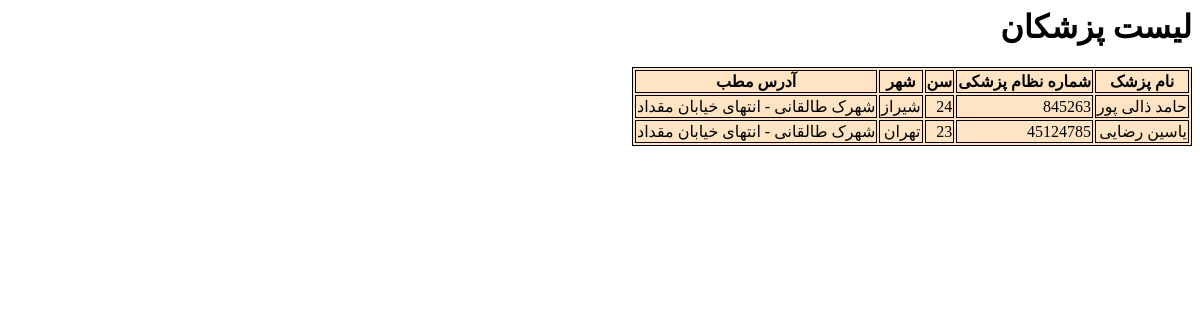
Before: / with the older database file.
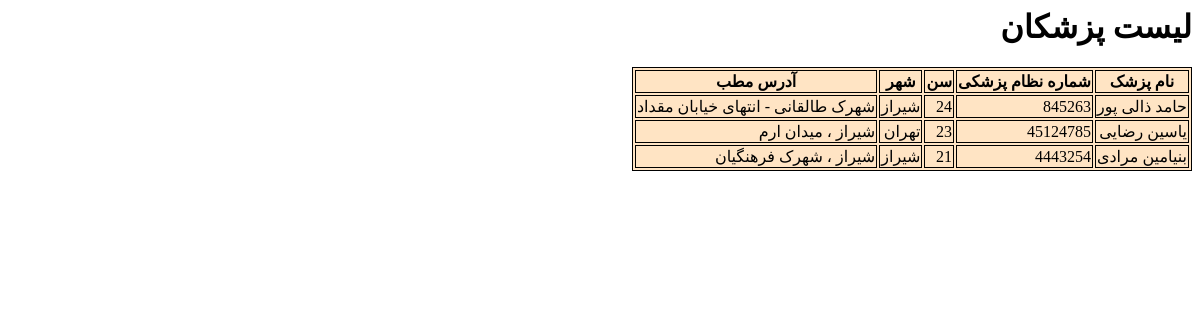
After: the same page with the newer database file.
### api/models.py (models this page shows, shortened)
class UserProfile(models.Model):
  user_id = models.ForeignKey(User,verbose_name="کاربر",on_delete=models.PROTECT,blank=True,null=True,related_name='profile_user')
  isDoctor = models.BooleanField(default=False,verbose_name="کاربر پزشک")
  gmc_number = models.CharField(max_length=255,verbose_name="شماره نظام پزشکی",blank=True,null=True)
  national_code = models.CharField(max_length=255,verbose_name="کد ملی",blank=True,null=True)
  full_name = models.CharField(max_length=255,verbose_name="نام و نام خانوادگی",blank=True,null=True)
  age = models.IntegerField(verbose_name="سن",blank=True,null=True)
  city = models.ForeignKey(City,verbose_name="شهر",on_delete=models.PROTECT,blank=True,null=True, default=City.get_default_pk)
  address = models.CharField(max_length = 255,verbose_name="آدرس",blank=True,null=True)
  gender = models.CharField(max_length=6, choices=GENDER_CHOICES, default='male',verbose_name="جنسیت")
  medical_expertise = models.ForeignKey(MedicalExpertise,verbose_name="تخصص",on_delete=models.PROTECT,blank=True,null=True, default=MedicalExpertise.get_default_pk)
  class Meta:
        verbose_name = 'پروفایل  '
        verbose_name_plural = 'پروفایل ها '

class City(models.Model):
    city_name = models.CharField(verbose_name = "نام شهر", max_length=50,unique=True)
    def __str__(self):
        return self.city_name
    class Meta:
        verbose_name = 'شهر '
        verbose_name_plural = 'شهر ها'

### manage/views.py (the view)
# urls.py: path('', views.home,name="home"),
def home(request):
    profiles = UserProfile.objects.all()
    context = {
        'profiles': profiles
    }
    return render(request, 'main.html', context)

### manage/templates/main.html (shortened to what this page needs)
{% load static %}
<html dir="rtl">
    <body>
        {% block page_content %}
        <h1>لیست پزشکان</h1>
        <table>
            <tr>
                <th>نام پزشک</th>
                <th>شماره نظام پزشکی </th>
                <th>سن </th>
                <th> شهر</th>
                <th>آدرس مطب</th>
            </tr>
            {% for profile in profiles %}
                {%if profile.isDoctor %}
                <tr>
                    <td>{{ profile.full_name }}</th>
                    <td>{{ profile.gmc_number}}</th>
                    <td>{{ profile.age }}</th>
                    <td>{{ profile.city}}</th>
                    <td>{{ profile.address }}</th>
                </tr>
                {%endif%}
            {% endfor %}
        </table>
        {% endblock %}
    </body>
</html>

### manage/templates/main.html (style rules this page uses)
table, th, td { border:1px solid black; background-color:bisque; }

Changed rows visible on the page:
changed UserProfile "یاسین رضایی": address "شهرک طالقانی - انتهای خیابان مقداد" → "شیراز ، میدان ارم"
added UserProfile: full_name "بنیامین مرادی", gmc_number "4443254", age "21", city "شیراز", address "شیراز ، شهرک فرهنگیان"
